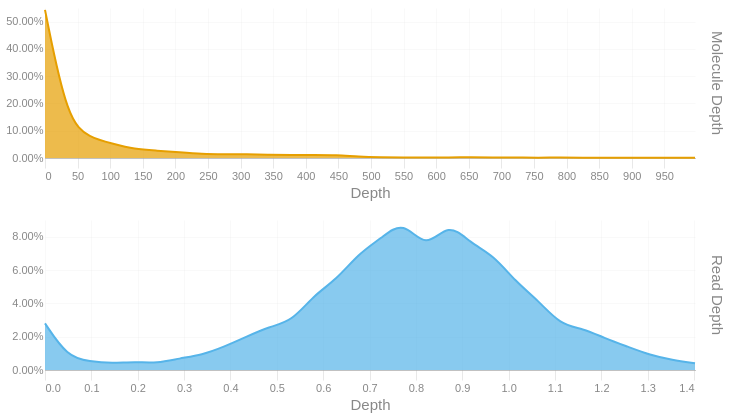

The cell this chart's notebook holds for it:
### Code cell
readdep = depth_hist(tb['Read Depth'], q99, 3)
readdep = readdep.with_columns(pl.lit('Read Depth').alias('Metric'))
if not SKIPLR:
    moldep = depth_hist(tb['Molecule Depth'], mol_q99, 1)
    moldep = moldep.with_columns(pl.lit('Molecule Depth').alias('Metric'))
    _hist = pl.concat([readdep, moldep])
    _hist = _hist.filter(pl.col('Proportion') != 0)
    with SafeRender(_hist):
        (
            alt.Chart(_hist)        
            .mark_area(interpolate = "basis")
            .encode(
                x=alt.X('Bin:Q').scale(domainMin=0).axis(alt.Axis(title='Depth')),
                y = alt.Y('Proportion:Q', title = None).axis(format = '.2%'),
                color = alt.Color('Metric:N').legend(None),
                row = alt.Row("Metric:N").header(title = None, labelOrient = 'right'),
                tooltip = [
                    alt.Tooltip("Metric:N", title = "Metric"),
                    alt.Tooltip('Interval:N', title = "Depth Interval"),
                    alt.Tooltip('Proportion:Q', title = "% Alignments").format('.2%')
                ]
            )
            .resolve_scale(x='independent', y='independent')
            .properties(
                height = 150, width = 650,
                usermeta={'embedOptions': {'downloadFileName': f'{samplename}.depth.hist'}}
            )
        ).display()
else:
    readdep = readdep.filter(pl.col('Proportion') != 0)
    with SafeRender(readdep):
        (
            alt.Chart(readdep)        
            .mark_area(interpolate = "basis")
            .encode(
                x=alt.X('Bin:Q').scale(domainMin=0).axis(alt.Axis(title='Depth')),
                y = alt.Y('Proportion:Q', title = None).axis(format = '.2%'),
                tooltip = [
                    alt.Tooltip('Interval:N', title = "Depth Interval"),
                    alt.Tooltip('Proportion:Q', title = "% Alignments").format('.2%')
                ]
            )
            .properties(
                usermeta={'embedOptions': {'downloadFileName': f'{samplename}.depth.hist'}}
            )
        ).display()

### Figure 1 — Vega-Lite specification as saved in the notebook (floating-point values rounded to 4 significant figures)
{"width": 650, "height": 150, "config": {"title": {"anchor": "start", "dy": -15, "fontSize": 18, "color": "#888888", "subtitleColor": "#888888", "subtitleFontSize": 14}, "arc": {"fill": "#0072B2"}, "axis": {"domainColor": "#888888", "domainWidth": 0.5, "gridWidth": 0.2, "grid": false, "titleFontWeight": 400, "titleFontSize": 15, "labelFontSize": 11, "labelColor": "#888888", "tickColor": "#888888", "tickWidth": 0.2, "titleColor": "#888888"}, "axisBand": {"grid": false}, "axisX": {"grid": true, "tickSize": 10, "domainCap": "round"}, "axisY": {"domain": false, "grid": true, "tickSize": 0, "domainCap": "round"}, "background": "transparent", "header": {"labelFontSize": 15, "labelColor": "#888888", "titleFontSize": 15, "titleFontWeight": 600, "titleColor": "#888888"}, "legend": {"labelFont": "sans-serif", "labelFontSize": 12, "labelColor": "#888888", "symbolSize": 100, "symbolType": "circle", "titleFontSize": 12, "titlePadding": 10, "titleColor": "#888888", "title": null}, "range": {"category": ["#E69F00", "#56B4E9", "#009E73", "#F0E442", "#0072B2", "#D55E00", "#CC79A7", "#000000"], "diverging": ["#cfe8f3", "#a2d4ec", "#73bfe2", "#46abdb", "#1696d2", "#12719e"]}, "area": {"fill": "#0072B2", "fillOpacity": 0.7, "line": true, "strokeOpacity": 0.7}, "line": {"color": "#0072B2", "stroke": "#0072B2", "strokeWidth": 2}, "trail": {"color": "#0072B2", "stroke": "#0072B2", "strokeWidth": 0, "size": 1}, "point": {"filled": true, "fillOpacity": 1.0, "size": 95}, "text": {"color": "#888888", "fontSize": 11, "align": "right", "fontWeight": 400, "size": 11}, "bar": {"fill": "#0072B2", "stroke": null}, "view": {"stroke": null, "continuousWidth": 660, "continuousHeight": 400}}, "data": {"name": "data-c9ca1e371a2f7d5e005b087ad71ceede"}, "mark": {"type": "area", "interpolate": "basis"}, "encoding": {"color": {"field": "Metric", "legend": null, "type": "nominal"}, "row": {"field": "Metric", "header": {"title": null, "labelOrient": "right"}, "type": "nominal"}, "tooltip": [{"field": "Metric", "title": "Metric", "type": "nominal"}, {"field": "Interval", "title": "Depth Interval", "type": "nominal"}, {"field": "Proportion", "format": ".2%", "title": "% Alignments", "type": "quantitative"}], "x": {"axis": {"title": "Depth"}, "field": "Bin", "scale": {"domainMin": 0}, "type": "quantitative"}, "y": {"axis": {"format": ".2%"}, "field": "Proportion", "title": null, "type": "quantitative"}}, "resolve": {"scale": {"x": "independent", "y": "independent"}}, "usermeta": {"embedOptions": {"downloadFileName": "S1_Tusket_033.depth.hist"}}, "$schema": "https://vega.github.io/schema/vega-lite/v6.1.0.json", "datasets": {"data-c9ca1e371a2f7d5e005b087ad71ceede": [{"Bin": 0.0, "Interval": "0.0-0.048", "Proportion": 0.028, "Metric": "Read Depth"}, {"Bin": 0.048, "Interval": "0.048-0.097", "Proportion": 0.008, "Metric": "Read Depth"}, {"Bin": 0.097, "Interval": "0.097-0.145", "Proportion": 0.005, "Metric": "Read Depth"}, {"Bin": 0.145, "Interval": "0.145-0.193", "Proportion": 0.004, "Metric": "Read Depth"}, {"Bin": 0.193, "Interval": "0.193-0.242", "Proportion": 0.005, "Metric": "Read Depth"}, {"Bin": 0.242, "Interval": "0.242-0.29", "Proportion": 0.004, "Metric": "Read Depth"}, {"Bin": 0.29, "Interval": "0.29-0.338", "Proportion": 0.007, "Metric": "Read Depth"}, {"Bin": 0.338, "Interval": "0.338-0.387", "Proportion": 0.009, "Metric": "Read Depth"}, {"Bin": 0.387, "Interval": "0.387-0.435", "Proportion": 0.014, "Metric": "Read Depth"}, {"Bin": 0.435, "Interval": "0.435-0.483", "Proportion": 0.02, "Metric": "Read Depth"}, {"Bin": 0.483, "Interval": "0.483-0.532", "Proportion": 0.026, "Metric": "Read Depth"}, {"Bin": 0.532, "Interval": "0.532-0.58", "Proportion": 0.029, "Metric": "Read Depth"}, {"Bin": 0.58, "Interval": "0.58-0.628", "Proportion": 0.045, "Metric": "Read Depth"}, {"Bin": 0.628, "Interval": "0.628-0.677", "Proportion": 0.054, "Metric": "Read Depth"}, {"Bin": 0.677, "Interval": "0.677-0.725", "Proportion": 0.07, "Metric": "Read Depth"}, {"Bin": 0.725, "Interval": "0.725-0.773", "Proportion": 0.079, "Metric": "Read Depth"}, {"Bin": 0.773, "Interval": "0.773-0.822", "Proportion": 0.09, "Metric": "Read Depth"}, {"Bin": 0.822, "Interval": "0.822-0.87", "Proportion": 0.072, "Metric": "Read Depth"}, {"Bin": 0.87, "Interval": "0.87-0.918", "Proportion": 0.089, "Metric": "Read Depth"}, {"Bin": 0.918, "Interval": "0.918-0.967", "Proportion": 0.076, "Metric": "Read Depth"}, {"Bin": 0.967, "Interval": "0.967-1.015", "Proportion": 0.069, "Metric": "Read Depth"}, {"Bin": 1.015, "Interval": "1.015-1.063", "Proportion": 0.053, "Metric": "Read Depth"}, {"Bin": 1.063, "Interval": "1.063-1.112", "Proportion": 0.042, "Metric": "Read Depth"}, {"Bin": 1.112, "Interval": "1.112-1.16", "Proportion": 0.027, "Metric": "Read Depth"}, {"Bin": 1.16, "Interval": "1.16-1.208", "Proportion": 0.025, "Metric": "Read Depth"}, {"Bin": 1.208, "Interval": "1.208-1.257", "Proportion": 0.019, "Metric": "Read Depth"}, {"Bin": 1.257, "Interval": "1.257-1.305", "Proportion": 0.014, "Metric": "Read Depth"}, {"Bin": 1.305, "Interval": "1.305-1.353", "Proportion": 0.009, "Metric": "Read Depth"}, {"Bin": 1.353, "Interval": "1.353-1.402", "Proportion": 0.006, "Metric": "Read Depth"}, {"Bin": 1.402, "Interval": "1.402-1.45", "Proportion": 0.004, "Metric": "Read Depth"}, {"Bin": 0.0, "Interval": "0.0-34.4", "Proportion": 0.543, "Metric": "Molecule Depth"}, {"Bin": 34.4, "Interval": "34.4-68.8", "Proportion": 0.135, "Metric": "Molecule Depth"}, {"Bin": 68.8, "Interval": "68.8-103.1", "Proportion": 0.075, "Metric": "Molecule Depth"}, {"Bin": 103.1, "Interval": "103.1-137.5", "Proportion": 0.053, "Metric": "Molecule Depth"}, {"Bin": 137.5, "Interval": "137.5-171.9", "Proportion": 0.032, "Metric": "Molecule Depth"}, {"Bin": 171.9, "Interval": "171.9-206.3", "Proportion": 0.027, "Metric": "Molecule Depth"}, {"Bin": 206.3, "Interval": "206.3-240.7", "Proportion": 0.021, "Metric": "Molecule Depth"}, {"Bin": 240.7, "Interval": "240.7-275.1", "Proportion": 0.015, "Metric": "Molecule Depth"}, {"Bin": 275.1, "Interval": "275.1-309.4", "Proportion": 0.014, "Metric": "Molecule Depth"}, {"Bin": 309.4, "Interval": "309.4-343.8", "Proportion": 0.014, "Metric": "Molecule Depth"}, {"Bin": 343.8, "Interval": "343.8-378.2", "Proportion": 0.012, "Metric": "Molecule Depth"}, {"Bin": 378.2, "Interval": "378.2-412.6", "Proportion": 0.011, "Metric": "Molecule Depth"}, {"Bin": 412.6, "Interval": "412.6-447.0", "Proportion": 0.011, "Metric": "Molecule Depth"}, {"Bin": 447.0, "Interval": "447.0-481.3", "Proportion": 0.011, "Metric": "Molecule Depth"}, {"Bin": 481.3, "Interval": "481.3-515.7", "Proportion": 0.005, "Metric": "Molecule Depth"}, {"Bin": 515.7, "Interval": "515.7-550.1", "Proportion": 0.003, "Metric": "Molecule Depth"}, {"Bin": 550.1, "Interval": "550.1-584.5", "Proportion": 0.002, "Metric": "Molecule Depth"}, {"Bin": 584.5, "Interval": "584.5-618.9", "Proportion": 0.002, "Metric": "Molecule Depth"}, {"Bin": 618.9, "Interval": "618.9-653.2", "Proportion": 0.002, "Metric": "Molecule Depth"}, {"Bin": 653.2, "Interval": "653.2-687.6", "Proportion": 0.003, "Metric": "Molecule Depth"}, {"Bin": 687.6, "Interval": "687.6-722.0", "Proportion": 0.002, "Metric": "Molecule Depth"}, {"Bin": 722.0, "Interval": "722.0-756.4", "Proportion": 0.002, "Metric": "Molecule Depth"}, {"Bin": 756.4, "Interval": "756.4-790.8", "Proportion": 0.001, "Metric": "Molecule Depth"}, {"Bin": 790.8, "Interval": "790.8-825.2", "Proportion": 0.002, "Metric": "Molecule Depth"}, {"Bin": 825.2, "Interval": "825.2-859.5", "Proportion": 0.001, "Metric": "Molecule Depth"}, {"Bin": 859.5, "Interval": "859.5-893.9", "Proportion": 0.001, "Metric": "Molecule Depth"}, {"Bin": 893.9, "Interval": "893.9-928.3", "Proportion": 0.001, "Metric": "Molecule Depth"}, {"Bin": 928.3, "Interval": "928.3-962.7", "Proportion": 0.001, "Metric": "Molecule Depth"}, {"Bin": 962.7, "Interval": "962.7-997.1", "Proportion": 0.001, "Metric": "Molecule Depth"}, {"Bin": 997.1, "Interval": "997.1-1031.44", "Proportion": 0.001, "Metric": "Molecule Depth"}]}}
